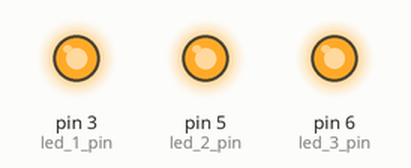
This sketch was run on a simulated Arduino Uno, built with avr-gcc and run on an emulated ATmega328P. Parts: output pins drawn as LEDs (lit = HIGH).

Above: at 0.1 s.
Timing chart, 0 to 1.6 s (numbered marks = the images above):
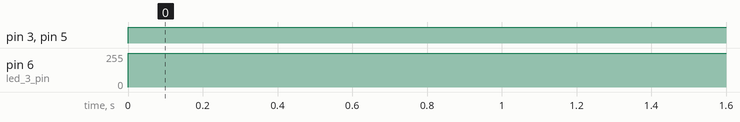

Measured:
- by itself, pin 3 (led_1_pin), pin 5 (led_2_pin): LOW → HIGH at 0.00 s
- by itself, pin 6 (led_3_pin): 0/255 → 254/255 at 0.00 s

The sketch:

varying-brightness.ino
```cpp
const int led_1_pin = 3;
const int led_2_pin = 5;
const int led_3_pin = 6;

void setup()
{
  pinMode(led_1_pin, OUTPUT);
  pinMode(led_2_pin, OUTPUT);
  pinMode(led_3_pin, OUTPUT);

}

void loop()
{
  //Stores the PMW duty cycles
  int brightness_1;
  int brightness_2;
  int brightness_3;

  //Increases LED brightness at different times
  for (int i=0; i<395; i++){

  //Store brightness levels
    brightness_1 = i;
    brightness_2 = i - 70;
    brightness_3 = i - 140;}

  //Limit brightness to between 0 and 255
    if (brightness_1 < 0){
      brightness_1 = 0;
    }else if(brightness_1 >255){
      brightness_1 = 255;
    }
    if (brightness_2 < 0){
      brightness_2 = 0;
    }else if(brightness_2 >255){
      brightness_2 = 255;
    }
    if (brightness_3 < 0){
      brightness_3 = 0;
    }else if(brightness_3 >255){
      brightness_3 = 255;
    }

    //Set LED brightness levels
    analogWrite(led_1_pin, brightness_1);
    analogWrite(led_2_pin, brightness_2);
    analogWrite(led_3_pin, brightness_3);

    delay(10000);
  }
```
